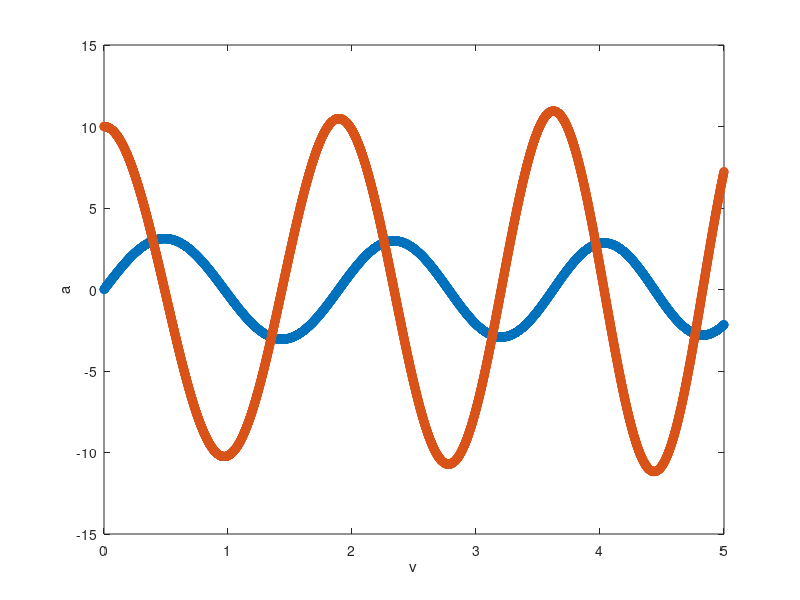

Source code (MATLAB):
function ode
t=0:0.001:5;   % time scalex
initial_t = 0;
initial_q = 10;
[g,x]=ode45( @(g,x) odefun(g,x), t, [initial_t, initial_q]);


function dqdt = odefun(t,q)
% Ta funkcja musi wejść do ODE45 lub podobnej
    x = q(1);
    v = q(2);
    global m0 s k;
    m0 = 10.0; % kg
    s = 10; % parametr s w sekundach.
    k = 100; % parametr 
    m = m0 * exp(-t/s);
    F = -k * x;
    
    a = F / m;
    
    dqdt = zeros (2,1);
    
    dqdt(1) = v;
    dqdt(2) = a;
end


plot(g,x,'-o');
xlabel('v'); ylabel('a');
drawnow;
end